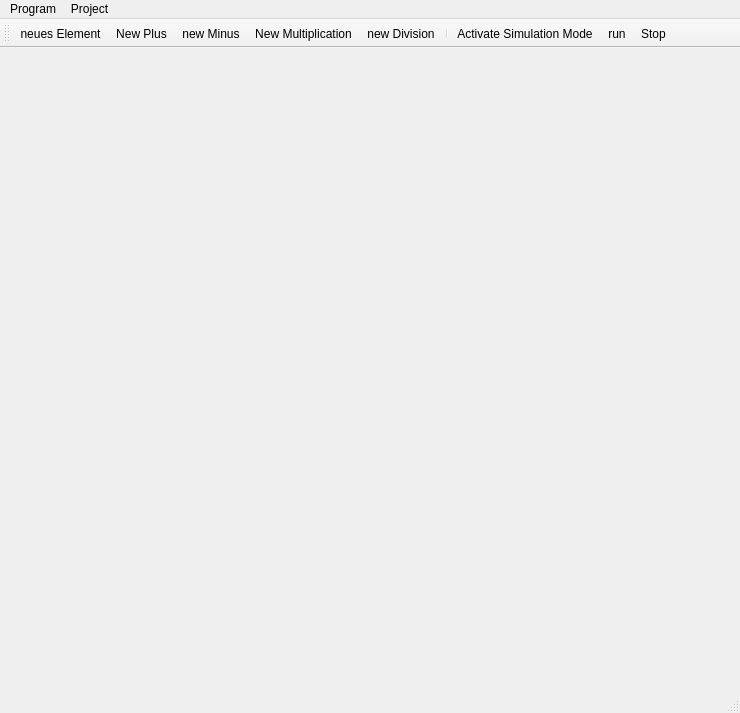
<?xml version="1.0" encoding="UTF-8"?>
<ui version="4.0">
 <class>MainWindow</class>
 <widget class="QMainWindow" name="MainWindow">
  <property name="geometry">
   <rect>
    <x>0</x>
    <y>0</y>
    <width>740</width>
    <height>713</height>
   </rect>
  </property>
  <property name="windowTitle">
   <string>MainWindow</string>
  </property>
  <widget class="QWidget" name="centralwidget">
   <layout class="QGridLayout" name="gridLayout"/>
  </widget>
  <widget class="QMenuBar" name="menubar">
   <property name="geometry">
    <rect>
     <x>0</x>
     <y>0</y>
     <width>740</width>
     <height>21</height>
    </rect>
   </property>
   <widget class="QMenu" name="menuProgramm">
    <property name="title">
     <string>Program</string>
    </property>
    <addaction name="actionClose"/>
   </widget>
   <widget class="QMenu" name="menuProject">
    <property name="title">
     <string>Project</string>
    </property>
    <addaction name="actionNewProject"/>
    <addaction name="actionLoadProject"/>
    <addaction name="separator"/>
    <addaction name="actionSave"/>
    <addaction name="actionSave_As"/>
   </widget>
   <addaction name="menuProgramm"/>
   <addaction name="menuProject"/>
  </widget>
  <widget class="QStatusBar" name="statusbar"/>
  <widget class="QToolBar" name="toolBar">
   <property name="windowTitle">
    <string>toolBar</string>
   </property>
   <attribute name="toolBarArea">
    <enum>TopToolBarArea</enum>
   </attribute>
   <attribute name="toolBarBreak">
    <bool>false</bool>
   </attribute>
   <addaction name="actionNewElement"/>
   <addaction name="actionNewPlus"/>
   <addaction name="actionNewMinus"/>
   <addaction name="actionNewMultiplication"/>
   <addaction name="actionNewDivision"/>
   <addaction name="separator"/>
   <addaction name="actionActivate_Simulation_Mode"/>
   <addaction name="actionRun"/>
   <addaction name="actionStop"/>
  </widget>
  <action name="actionClose">
   <property name="text">
    <string>Exit</string>
   </property>
   <property name="toolTip">
    <string>PxLinX beenden</string>
   </property>
  </action>
  <action name="actionNewElement">
   <property name="icon">
    <iconset>
     <normaloff>../Icons/element32.png</normaloff>../Icons/element32.png</iconset>
   </property>
   <property name="text">
    <string>neues Element</string>
   </property>
   <property name="toolTip">
    <string>neues Element einfügen</string>
   </property>
  </action>
  <action name="actionNewConnector">
   <property name="icon">
    <iconset>
     <normaloff>../../../icons/conector32.png</normaloff>../../../icons/conector32.png</iconset>
   </property>
   <property name="text">
    <string>neuer Konnector</string>
   </property>
   <property name="toolTip">
    <string>neuer Konnector</string>
   </property>
  </action>
  <action name="actionNewPlus">
   <property name="icon">
    <iconset>
     <normaloff>../Icons/plus24.png</normaloff>../Icons/plus24.png</iconset>
   </property>
   <property name="text">
    <string>New Plus</string>
   </property>
  </action>
  <action name="actionNewMinus">
   <property name="icon">
    <iconset>
     <normaloff>../Icons/minus24.png</normaloff>../Icons/minus24.png</iconset>
   </property>
   <property name="text">
    <string>new Minus</string>
   </property>
  </action>
  <action name="actionNewDivision">
   <property name="icon">
    <iconset>
     <normaloff>../Icons/divide24.png</normaloff>../Icons/divide24.png</iconset>
   </property>
   <property name="text">
    <string>new Division</string>
   </property>
  </action>
  <action name="actionNewMultiplication">
   <property name="icon">
    <iconset>
     <normaloff>../Icons/multiply24.png</normaloff>../Icons/multiply24.png</iconset>
   </property>
   <property name="text">
    <string>New Multiplication</string>
   </property>
  </action>
  <action name="actionRun">
   <property name="icon">
    <iconset>
     <normaloff>../Icons/play24.png</normaloff>../Icons/play24.png</iconset>
   </property>
   <property name="text">
    <string>run</string>
   </property>
  </action>
  <action name="actionSave">
   <property name="text">
    <string>Save Project</string>
   </property>
  </action>
  <action name="actionSave_As">
   <property name="text">
    <string>Save Project As...</string>
   </property>
  </action>
  <action name="actionLoadProject">
   <property name="text">
    <string>Load Project</string>
   </property>
  </action>
  <action name="actionNewProject">
   <property name="text">
    <string>New Project</string>
   </property>
  </action>
  <action name="actionActivate_Simulation_Mode">
   <property name="checkable">
    <bool>true</bool>
   </property>
   <property name="icon">
    <iconset>
     <normaloff>../Icons/simulateMode24.png</normaloff>../Icons/simulateMode24.png</iconset>
   </property>
   <property name="text">
    <string>Activate Simulation Mode</string>
   </property>
  </action>
  <action name="actionMeasure">
   <property name="checkable">
    <bool>true</bool>
   </property>
   <property name="icon">
    <iconset>
     <normaloff>../Icons/measure24.png</normaloff>../Icons/measure24.png</iconset>
   </property>
   <property name="text">
    <string>Measure</string>
   </property>
  </action>
  <action name="actionStimulate">
   <property name="icon">
    <iconset>
     <normaloff>../Icons/stimulate24.png</normaloff>../Icons/stimulate24.png</iconset>
   </property>
   <property name="text">
    <string>Stimulate</string>
   </property>
  </action>
  <action name="actionStop">
   <property name="icon">
    <iconset>
     <normaloff>../Icons/stop24.png</normaloff>../Icons/stop24.png</iconset>
   </property>
   <property name="text">
    <string>Stop</string>
   </property>
   <property name="toolTip">
    <string>Stop Simulation</string>
   </property>
  </action>
 </widget>
 <resources/>
 <connections/>
</ui>
